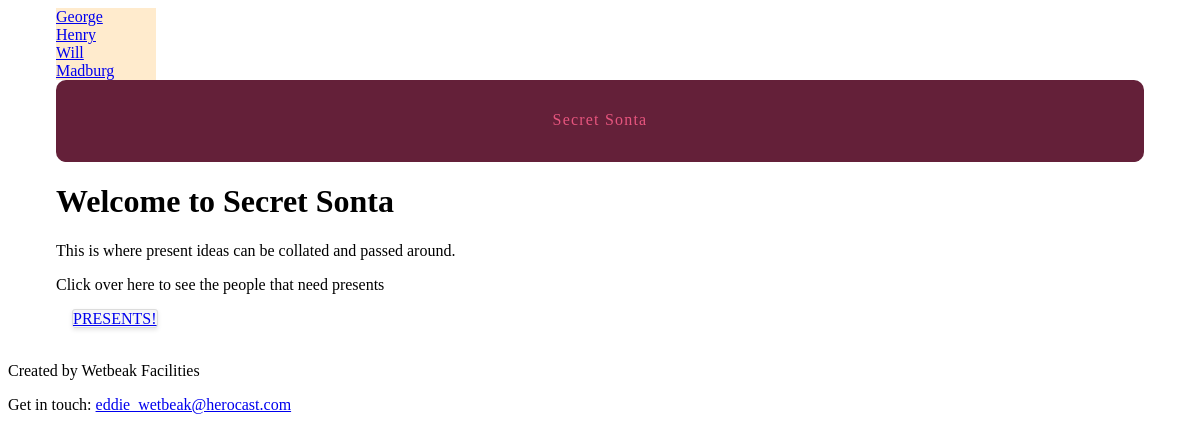
The page / on the database its author committed.
### presents/models.py (models this page shows, shortened)
class Person(models.Model):
    created_at = models.DateTimeField(auto_now_add=True)
    name = models.CharField(max_length=255)

### santa/views.py (the view)
# urls.py: 2. Add a URL to urlpatterns:  path('', views.home, name='home')
def home(request):
    return render(request, "home.html")

### presents/templatetags/presents_extras.py (called while the page is built)
@register.inclusion_tag('presents/person_nav.html')
def nav_persons_list():
    persons = Person.objects.all()
    return {'persons': persons}

### templates/home.html (shortened to what this page needs)
{% extends "layout.html" %}
{% block content %}
<h1>Welcome to Secret Sonta</h1>
<p>This is where present ideas can be collated and passed around.</p>
<p>Click over here to see the people that need presents</p>
  <a href="{% url 'presents:list' %}" class="card">PRESENTS!</a>
{% endblock %}

### presents/templates/presents/person_nav.html
{% for person in persons %}
  <div><a href="{% url 'presents:idea_detail' pk=person.pk %}">{{ person.name }}</a></div>
{% endfor %}

### assets/css/layout.css (style rules this page uses)
html { box-sizing: border-box; }
*, *::after, *::before { box-sizing: inherit; }
.card { -webkit-flex-basis: 15em; -moz-flex-basis: 15em; flex-basis: 15em; -ms-flex-preferred-size: 15em; -webkit-flex-grow: 1; -moz-flex-grow: 1; flex-grow: 1; -ms-flex-positive: 1; -webkit-transition: all 0.2s ease-in-out; -moz-transition: all 0.2s ease-in-out; transition: all 0.2s ease-in-out; background-color: #f6f6f6; border-radius: 3px; border: 1px solid gainsboro; box-shadow: 0 2px 4px #e6e6e6; margin: 0 1em 1.5em 1em; position: relative; }

### rows shown on the page
Person: name "George"
Person: name "Henry"
Person: name "Will"
Person: name "Madburg"
